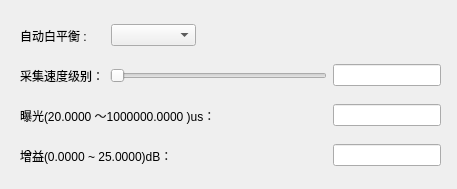
<?xml version="1.0" encoding="UTF-8"?>
<ui version="4.0">
 <class>ParameterDialog</class>
 <widget class="QWidget" name="ParameterDialog">
  <property name="geometry">
   <rect>
    <x>0</x>
    <y>0</y>
    <width>457</width>
    <height>189</height>
   </rect>
  </property>
  <property name="windowTitle">
   <string>ParameterDialog</string>
  </property>
  <widget class="QWidget" name="horizontalLayoutWidget">
   <property name="geometry">
    <rect>
     <x>20</x>
     <y>20</y>
     <width>176</width>
     <height>31</height>
    </rect>
   </property>
   <layout class="QHBoxLayout" name="horizontalLayout">
    <item>
     <widget class="QLabel" name="label">
      <property name="text">
       <string>自动白平衡 :</string>
      </property>
     </widget>
    </item>
    <item>
     <widget class="QComboBox" name="WhiteBalanceComboBox"/>
    </item>
   </layout>
  </widget>
  <widget class="QWidget" name="horizontalLayoutWidget_2">
   <property name="geometry">
    <rect>
     <x>20</x>
     <y>60</y>
     <width>421</width>
     <height>31</height>
    </rect>
   </property>
   <layout class="QHBoxLayout" name="horizontalLayout_2">
    <item>
     <widget class="QLabel" name="SpeedLevelLabel">
      <property name="text">
       <string>采集速度级别：</string>
      </property>
     </widget>
    </item>
    <item>
     <widget class="QSlider" name="SpeedLevelHorizontalSlider">
      <property name="orientation">
       <enum>Qt::Horizontal</enum>
      </property>
     </widget>
    </item>
    <item>
     <widget class="QLineEdit" name="SpeedLevellineEdit">
      <property name="sizePolicy">
       <sizepolicy hsizetype="Fixed" vsizetype="Fixed">
        <horstretch>0</horstretch>
        <verstretch>0</verstretch>
       </sizepolicy>
      </property>
     </widget>
    </item>
   </layout>
  </widget>
  <widget class="QWidget" name="horizontalLayoutWidget_3">
   <property name="geometry">
    <rect>
     <x>20</x>
     <y>100</y>
     <width>421</width>
     <height>31</height>
    </rect>
   </property>
   <layout class="QHBoxLayout" name="horizontalLayout_3">
    <item>
     <widget class="QLabel" name="ExposureLabel">
      <property name="text">
       <string>曝光(20.0000 ～1000000.0000 )us：</string>
      </property>
     </widget>
    </item>
    <item>
     <widget class="QLineEdit" name="ExposurelineEdit">
      <property name="sizePolicy">
       <sizepolicy hsizetype="Fixed" vsizetype="Fixed">
        <horstretch>0</horstretch>
        <verstretch>0</verstretch>
       </sizepolicy>
      </property>
     </widget>
    </item>
   </layout>
  </widget>
  <widget class="QWidget" name="horizontalLayoutWidget_4">
   <property name="geometry">
    <rect>
     <x>20</x>
     <y>140</y>
     <width>421</width>
     <height>31</height>
    </rect>
   </property>
   <layout class="QHBoxLayout" name="horizontalLayout_4">
    <item>
     <widget class="QLabel" name="GainLabel">
      <property name="text">
       <string>增益(0.0000 ~ 25.0000)dB：</string>
      </property>
     </widget>
    </item>
    <item>
     <widget class="QLineEdit" name="GainlineEdit">
      <property name="sizePolicy">
       <sizepolicy hsizetype="Fixed" vsizetype="Fixed">
        <horstretch>0</horstretch>
        <verstretch>0</verstretch>
       </sizepolicy>
      </property>
     </widget>
    </item>
   </layout>
  </widget>
 </widget>
 <resources/>
 <connections/>
</ui>
